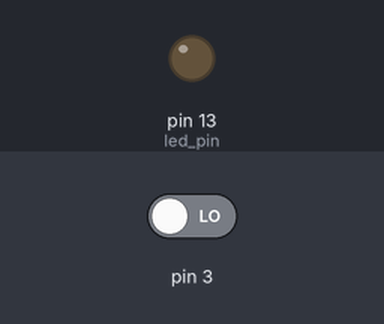
Recording of a sketch running on a simulated Arduino Uno, built with avr-gcc and run on an emulated ATmega328P. On the bench: output pins drawn as LEDs (lit = HIGH). The test bench sets the inputs (shaded band); at power-on: pin 3 LOW.

Above: at 1.2 s.
1.3 s: pin 3 driven HIGH
At 3.6 s:
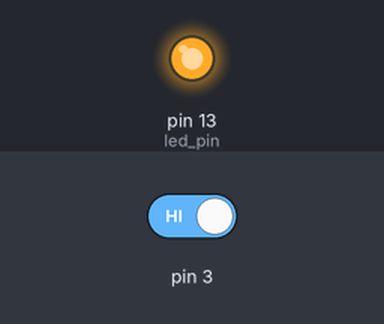
4.0 s: pin 3 driven LOW
Timing chart, 0 to 9.5 s (numbered marks = the images above; inputs shaded):
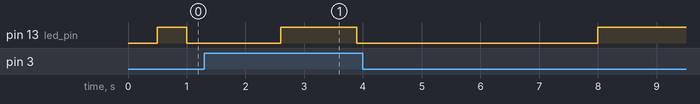

The sketch:

MStimer1.ino
```cpp
#include <MsTimer2.h>

// Switch on LED on and off each half second

#if ARDUINO >= 100
const int led_pin = LED_BUILTIN;	// 1.0 built in LED pin var
#else
const int led_pin = 13;			// default to pin 13
#endif

long int Zeit = 0;
int zaehler = 0;
long int steigflankzeit = 0;
long int MStime = 0;
long int fallflankzeit = 0;

void flash()
{
  static boolean output = HIGH;

  digitalWrite(led_pin, output);
  output = !output;
  zaehler++;

 // if(zaehler > 10 )
  //{ // 10 wegen 5 mal umschalten
    //MsTimer2::stop();
   // zaehler = 0;
  //}
}
void ISRFlanke()
{
  if(digitalRead(3))
  {
    steigflankzeit = millis();
  }
  else
  {
    fallflankzeit= millis();
    if(fallflankzeit-steigflankzeit>200)
    {
    MsTimer2::stop();
    MsTimer2::set(fallflankzeit-steigflankzeit,flash);
    MsTimer2::start();
  }
  }
  Serial.print(steigflankzeit);
  Serial.print("       ");
  Serial.println(fallflankzeit);

}
long int steigZ = 0;
void ISRwiederholen(){


  if(digitalRead(led_pin) == HIGH)
  {
     steigZ = millis();
  }
  else
  {
    Zeit = millis() - steigZ;
    MsTimer2::set(Zeit, flash);
    MsTimer2::start();
  }

}
void setup()
{
  pinMode(led_pin, OUTPUT);
   pinMode(3,INPUT);
  attachInterrupt(1 , ISRwiederholen , CHANGE);

  MsTimer2::set(500, flash); // 500ms period
  MsTimer2::start();
  Serial.begin(9600);
}
void loop()
{

}
```
